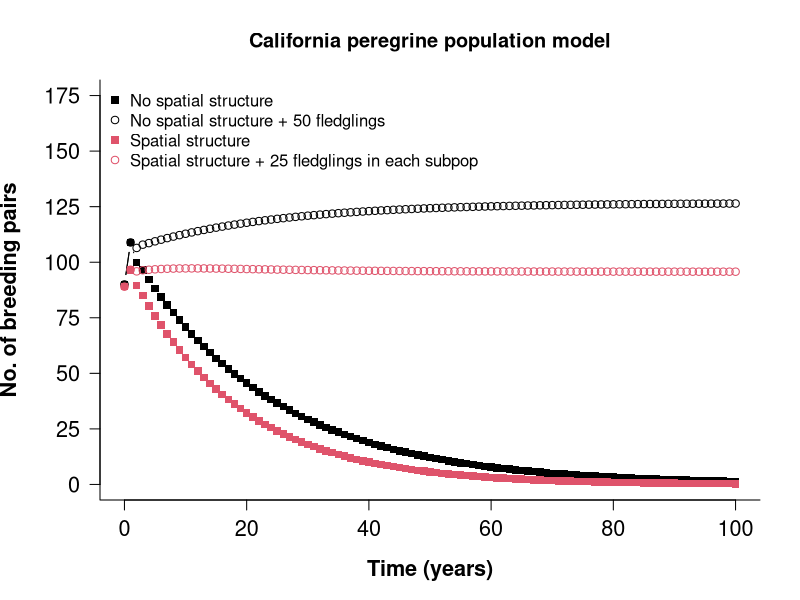
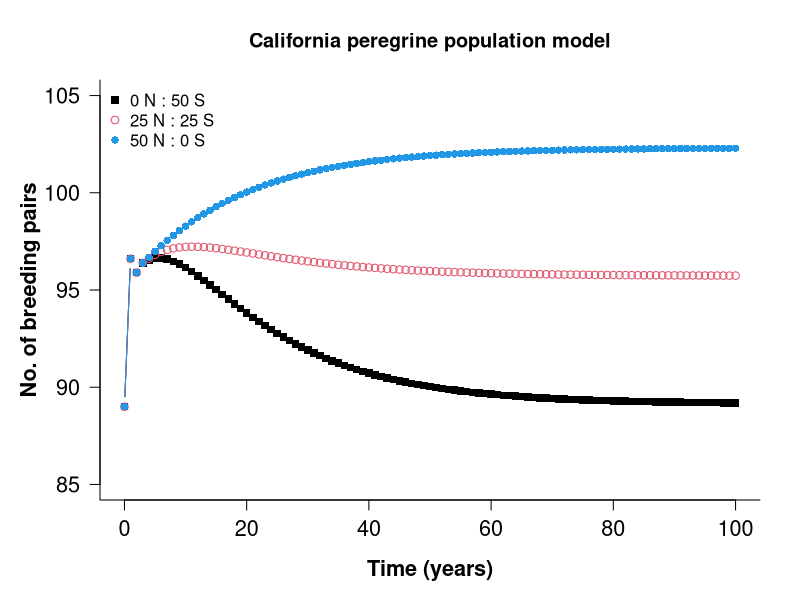
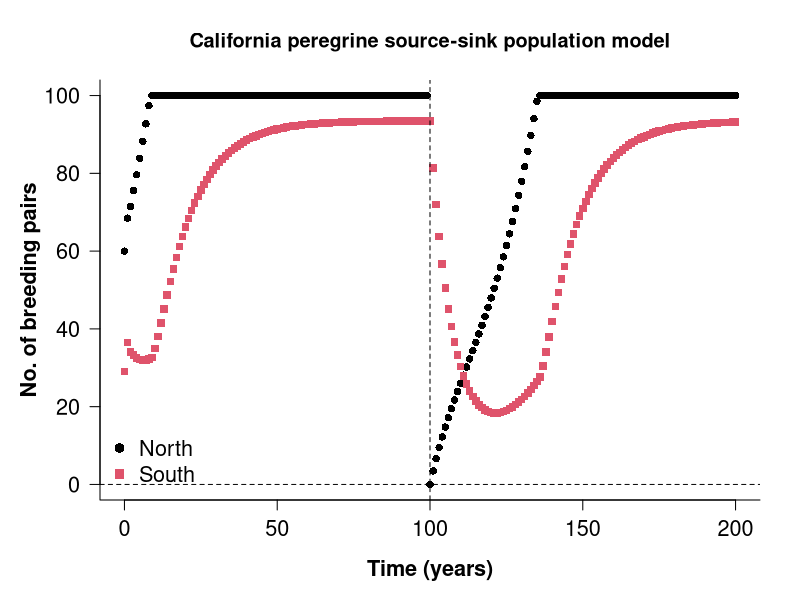
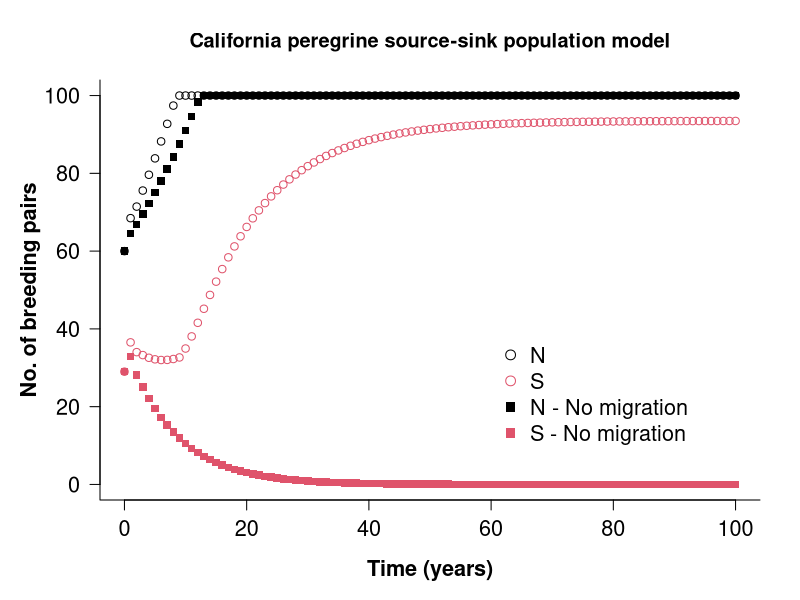
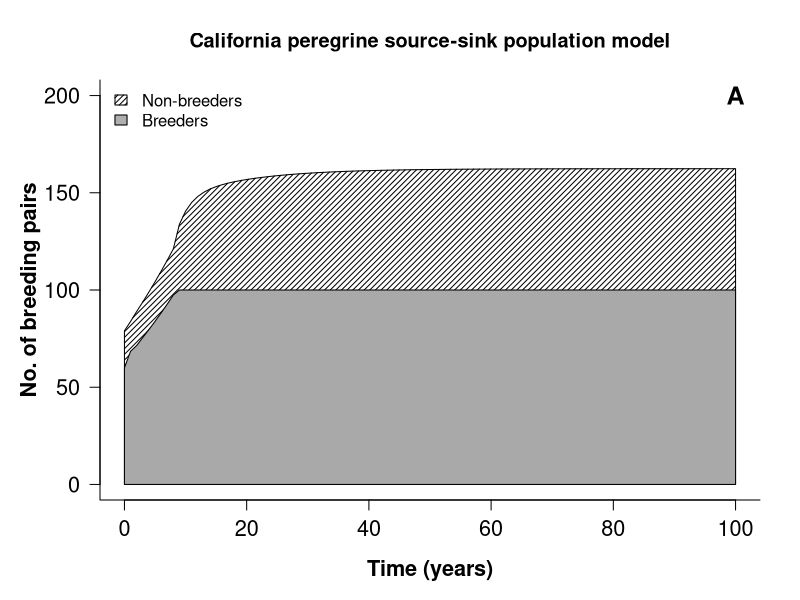
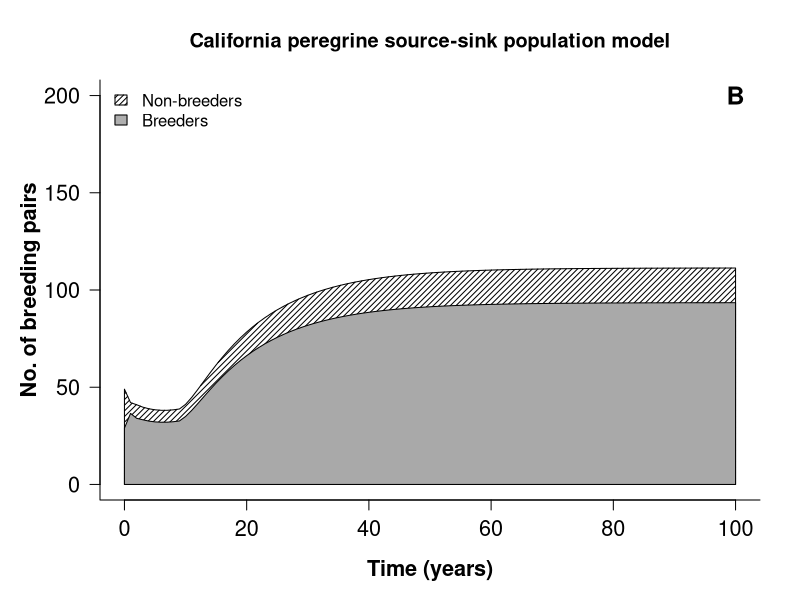

These charts were generated, in order, by the following R code:
######################################################################
# Peregrine falcon model
# Wooton & Bell (1992) Ecol Appl 2:307-321

######################################################################
# Basic model (bm): No spatial structure
# Pre-breeding census with two classes

# Variables
# N = number of paired, territorial females
# F = number of age 1 (nonterritorial females)

# Parameters (with standard deviations, *.sd)
b <- 0.69 # annual number of female fledglings per paired, territorial females
b.sd <- 0.11

y <- 0.36 # Probability of fledglings surviving to age 1
y.sd <- 0.05

r <- 0.72 # Probability of age 1 birds surviving and recruiting to territorial population
r.sd <- 0.05

s <- 0.77 # probability of survival by a territorial adult to the following year
s.sd <- 0.08

i <- c(0,50) # 0 or 50, number of captive-reared fledglings introduced


# Transition matrix
A <- matrix(c(
	0, y*b,
	r, s),
ncol=2,nrow=2,byrow=T)

nyears <- 100

# N.bm - model without hacking

N.bm <- array(dim=c(nyears+1,ncol(A),length(i)))

n0 <- c(55,90) # F = 55, N = 90
N.bm[1,,] <- n0
n <- n0

for (j in 1:length(i)) {
	n <- n0
	for (t in 1:nyears) {
		n <- (A %*% n) + matrix(c(y*0.5*i[j],0),ncol=1,nrow=nrow(A))
		N.bm[t+1,,j] <- n
		}
}


######################################################################
# Metapopulation model

# Northern population = n
# Southern population = s

# Variables
# Nn = number of paired, territorial females, north
# Fn = number of age 1 (nonterritorial females), north
# Ns = number of paired, territorial females, south
# Fs = number of age 1 (nonterritorial females), south

# Parameters (with standard deviations, *.sd)
bn <- 0.71 # annual number of female fledglings per paired, territorial females
bn.sd <- 0.11

bs <- 0.53
bs.sd <- 0.24

yn <- 0.36 # Probability of fledglings surviving to age 1
yn.sd <- 0.05

ys <- 0.36
ys.sd <- 0.05

rn <- 0.72 # Probability of age 1 birds surviving and recruiting to territorial population
rn.sd <- 0.05

rs <- 0.72
rs.sd <- 0.05

sn <- 0.77 # probability of survival by a territorial adult to the following year
sn.sd <- 0.08

ss <- 0.77
ss.sd <- 0.08


m <- 0.27 # probability of a nonterritorial female migrating into the other population
m.sd <- 0.05

i <- c(0,50) # 0 or 50, number of captive-reared fledglings introduced
f <- c(0, 0.5, 1) # fraction of captive-reared fledglings introduced into the northern subpopulation

h <- (1-m) # Probability of remaining in population (h = (1-m) )
mc <- 1 # Cost of moving between subpopulations (negligible)

# Transition matrix
As <- matrix(c(
	0, yn*bn, 0, 0,
	rn*h, sn, rn*m*mc, 0,
	0, 0, 0, ys*bs,
	rs*m*mc, 0, rs*h, ss),
ncol=4,nrow=4,byrow=T)

nyears <- 100

# N.mp - metapopulation model

N.mp <- array(dim=c(nyears+1, ncol(As), length(i)))

n0 <- c(19,60,20,29) # Fn = 19, Nn = 60, Fs = 20, Ns = 29)
N.mp[1,,] <- n0
n <- n0

# First simulation, only include a fraction of 0.5 captive-reared fledglings introduced in each subpopulation
for (j in 1:length(i)) {
	n <- n0
	for (t in 1:nyears) {
		n <- (As %*% n) + matrix(c(f[2]*yn*0.5*i[j], 0, (1-f[2])*ys*0.5*i[j], 0),ncol=1,nrow=nrow(As))
		N.mp[t+1,,j] <- n
		}
}

# Plot number of breeding pairs
# Figure 3 in original paper (p. 313).
dev.new()
op <- par(mar=c(5,5,4,2))
plot(x=c(0,nyears),y=c(0,175), type="n", xlab="Time (years)", ylab="", font.lab=2, las=1, cex.axis=1.3, cex.lab=1.3, main="California peregrine population model",bty="l",yaxt="n")

axis(2,at=(seq(0,175,25)),font=1,las=1,cex.axis=1.3)
mtext(side=2, line=4, text="No. of breeding pairs", font=2, cex=1.3)

points(0:nyears, N.bm[,,1][,2], pch=15, type="b")
points(0:nyears, N.bm[,,2][,2], type="b")

points(0:nyears, rowSums(N.mp[,,1][,c(2,4)]),pch=15, col=2, type="b")
points(0:nyears, rowSums(N.mp[,,2][,c(2,4)]), col=2, type="b")

legend("topleft",c("No spatial structure", "No spatial structure + 50 fledglings", "Spatial structure", "Spatial structure + 25 fledglings in each subpop"), col=c(1,1,2,2), pch=c(15,1,15,1), bty="n", bg="white")

# Use the same model to evaluate differences in the strategy of allocating 50 introduced fledglings to either or both of the two subpopulations
# See Figure 4, p. 314

# Transition matrix
As <- matrix(c(
	0, yn*bn, 0, 0,
	rn*h, sn, rn*m*mc, 0,
	0, 0, 0, ys*bs,
	rs*m*mc, 0, rs*h, ss),
ncol=4,nrow=4,byrow=T)

nyears <- 100

# N.mp - metapopulation model

N.mp <- array(dim=c(nyears+1, ncol(As), length(f)))

n0 <- c(19,60,20,29) # Fn = 19, Nn = 60, Fs = 20, Ns = 29)
N.mp[1,,] <- n0
n <- n0

# Second simulation, vary the fraction of 50 fledglings introduced in each subpopulation
# Let number of introduced fledglings be 50 in all cases
for (j in 1:length(f)) {
	n <- n0
	for (t in 1:nyears) {
		n <- (As %*% n) + matrix(c(f[j]*yn*0.5*i[2], 0, (1-f[j])*ys*0.5*i[2], 0),ncol=1,nrow=nrow(As))
		N.mp[t+1,,j] <- n
	}
}


dev.new()
op <- par(mar=c(5,5,4,2))
plot(x=c(0,nyears),y=c(85,105), type="n", xlab="Time (years)", ylab="No. of breeding pairs", font.lab=2, las=1, cex.axis=1.3, cex.lab=1.3, main="California peregrine population model",bty="l")

points(0:nyears, rowSums(N.mp[,,1][,c(2,4)]),pch=15, col=1, type="b")
points(0:nyears, rowSums(N.mp[,,2][,c(2,4)]), col=2, type="b")
points(0:nyears, rowSums(N.mp[,,3][,c(2,4)]), pch=16, col=4, type="b")

legend("topleft",c("0 N : 50 S", "25 N : 25 S", "50 N : 0 S"), col=c(1,2,4), pch=c(15,1,16), bty="n", bg="white")

# Metapopulation with limited number of territories
# Source-sink model (N.sos)
# Figs. 6 and 7

# Adjusted parameters (p. 316)
sn <- 0.91
sn.sd <- 0.07

ss <- 0.77 # They estimate the parameter ss to 0.8 +/- 0.32, but conclude that it is not different from 0.77. But using 0.77 or 0.8 produces quite different output.
ss.sd <- 0.08
# Additional parameter
dn <- sn # Annual survivorship of floaters (p. 310)

# Maximum number of pairs (breeding females) in northern population
Tn <- 100
# Maximum number of pairs (breeding females) in southern population
Ts <- 120

# Matrix for years when Tn < 100
As <- matrix(c(
	0, yn*bn, 0, 0,
	rn*h, sn, rn*m*mc, 0,
	0, 0, 0, ys*bs,
	rs*m*mc, 0, rs*h, ss),
ncol=4,nrow=4,byrow=T)

# If Tn >= 100, the model changes to (p. 310):
Ad <- matrix(c(
	dn*h, yn*bn, dn*m*mc, 0,
	0, sn, 0, 0,
	0, 0, 0, ys*bs,
	rs*m, 0, rs*h, ss),
ncol=4,nrow=4,byrow=T)

nyears <- 200

N.sos <- array(dim=c(nyears+1, ncol(As), 1))

n0 <- c(19,60,20,29) # Fn = 19, Nn = 60, Fs = 20, Ns = 29)
N.sos[1,,] <- n0
n <- n0

# Assume no captive breeding, and local extinction of the northern population at t=100:
for (t in 1:nyears) {

	temp <- As %*% n

	if (temp[2] >= Tn) {
		n[2] <- Tn
		n <- (Ad %*% n) + matrix(c(-(1-sn)*n[2], (1-sn)*n[2], 0, 0), ncol=1, nrow=nrow(Ad))
	} else if (temp[2] < Tn) {
		n <- (As %*% n)
	}

	if (t == 100) n[1:2] <- c(0,0)

	N.sos[t+1,,] <- n
}

# Plot figure 6
dev.new(width=10, height=6)
op <- par(mar=c(5,5,4,2))
plot(x=c(0,nyears),y=c(0,100), type="n", xlab="Time (years)", ylab="No. of breeding pairs", font.lab=2, las=1, cex.axis=1.3, cex.lab=1.3,
	main="California peregrine source-sink population model",bty="l")

points(0:nyears, N.sos[,,1][,2],pch=16, col=1, type="p")
points(0:nyears, N.sos[,,1][,4],pch=15, col=2, type="p")

legend("bottomleft", c("North","South"), col=c(1,2), pch=c(16,15), bty="n", cex=1.3)
abline(v=100, lty=2)
abline(h=0,lty=2)

# Figure 7
# Vary migration rate
m <- c(0.27,0) # Migration = 0.27 or migration = 0

nyears <- 100
N.sos <- array(dim=c(nyears+1, ncol(As), length(m)))

n0 <- c(19,60,20,29) # Fn = 19, Nn = 60, Fs = 20, Ns = 29)
N.sos[1,,] <- n0
n <- n0


for (j in 1:length(m)) {

	n <- n0

	As <- matrix(c(
			0, yn*bn, 0, 0,
			rn*h, sn, rn*m[j]*mc, 0,
			0, 0, 0, ys*bs,
			rs*m[j]*mc, 0, rs*h, ss),
			ncol=4,nrow=4,byrow=T)

	# If Tn >= 100, the model changes to (p. 310):
	Ad <- matrix(c(
			dn*h, yn*bn, dn*m[j]*mc, 0,
			0, sn, 0, 0,
			0, 0, 0, ys*bs,
			rs*m[j], 0, rs*h, ss),
			ncol=4,nrow=4,byrow=T)

	# inner loop (over t)
	for (t in 1:nyears) {

		temp <- As %*% n

		if (temp[2] >= Tn) {
			n[2] <- Tn
			n <- (Ad %*% n) + matrix(c(-(1-sn)*n[2], (1-sn)*n[2], 0, 0), ncol=1, nrow=nrow(Ad))
		} else if (temp[2] < Tn) { n <- (As %*% n) }

		N.sos[t+1,,j] <- n

	} # end loop over t
} # End loop over j


# Plot figure 7A, Source-Sink dynamics
dev.new()
op <- par(mar=c(5,5,4,2))
plot(x=c(0,nyears),y=c(0,100), type="n", xlab="Time (years)", ylab="No. of breeding pairs", font.lab=2, las=1, cex.axis=1.3, cex.lab=1.3, main="California peregrine source-sink population model",bty="l")

points(0:nyears, N.sos[,,1][,2],pch=1, col=1, type="p")
points(0:nyears, N.sos[,,1][,4],pch=1, col=2, type="p")

points(0:nyears, N.sos[,,2][,2],pch=15, col=1, type="p")
points(0:nyears, N.sos[,,2][,4],pch=15, col=2, type="p")

legend(x=60, y=40, c("N","S", "N - No migration", "S - No migration"), col=c(1,2,1,2), pch=c(1,1,15,15), bty="n", cex=1.3)

# Stage-class composition
# Plot figure 8A and 8B
dev.new(width=8, height=6)
op <- par(mar=c(5,5,4,2))
plot(x=c(0,nyears),y=c(0,200), type="n", xlab="Time (years)", ylab="No. of breeding pairs", font.lab=2, las=1, cex.axis=1.3, cex.lab=1.3, main="California peregrine source-sink population model",bty="l")

polygon(c(0,0:nyears,nyears), c(0,rowSums(N.sos[,,1][,1:2]),0), density=25, angle=45)
polygon(c(0,0:nyears,nyears), c(0,N.sos[,,1][,2],0), col="darkgrey")

legend("topleft", legend=c("Non-breeders","Breeders"), fill=c("black","darkgrey"), density=c(25,100), angle=c(45,0), bty="n")
text(nyears,200,"A",font=2,cex=1.5)


dev.new(width=8,height=6)
op <- par(mar=c(5,5,4,2))
plot(x=c(0,nyears),y=c(0,200), type="n", xlab="Time (years)", ylab="No. of breeding pairs", font.lab=2, las=1, cex.axis=1.3, cex.lab=1.3, main="California peregrine source-sink population model",bty="l")

polygon(c(0,0:nyears,nyears), c(0,rowSums(N.sos[,,1][,3:4]),0), density=25, angle=45)
polygon(c(0,0:nyears,nyears), c(0,N.sos[,,1][,4],0), col="darkgrey")

legend("topleft", legend=c("Non-breeders","Breeders"), fill=c("black","darkgrey"), density=c(25,100), angle=c(45,0), bty="n")
text(nyears,200,"B",font=2,cex=1.5)
